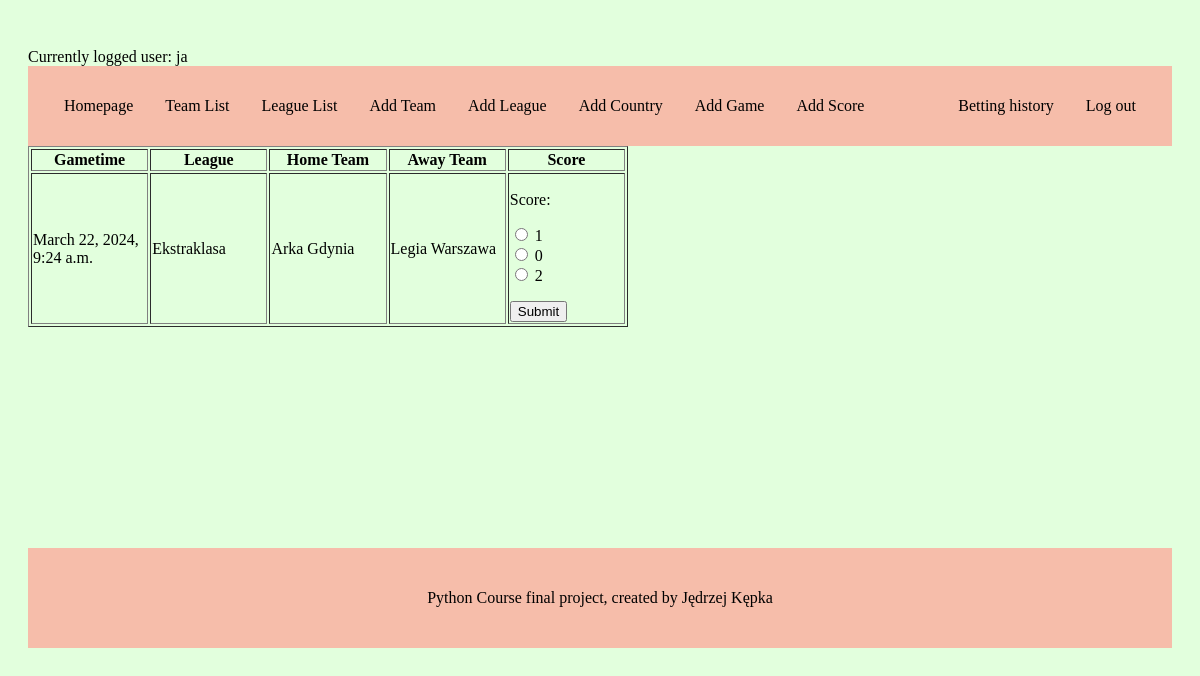
The app's page /addscore/ (signed in) with its own data.
### bettingApp/models.py (models this page shows, shortened)
class Game(models.Model):
    league = models.ForeignKey(League, default=None, on_delete=models.CASCADE)
    homeTeam = models.ForeignKey(Team, default=1, related_name='home_games', on_delete=models.CASCADE)
    awayTeam = models.ForeignKey(Team, default=2, related_name='away_games', on_delete=models.CASCADE)
    gametime = models.DateTimeField(null=True, blank=True)
    score = models.IntegerField(choices=CHOICES, default=None, null=True, blank=True)

class League(models.Model):
    name = models.CharField(max_length=50)
    country = models.ForeignKey(Country, default=None, on_delete=models.CASCADE)

class Team(models.Model):
    name = models.CharField(max_length=50)
    league = models.ManyToManyField(League)

### bettingApp/views.py (the view, shortened to what this page needs)
# urls.py: path("addscore/", views.AddScoreToGameView.as_view(), name="addscore"),
class AddScoreToGameView(UserPassesTestMixin, View):
    def test_func(self):
        user = self.request.user
        is_staff = User.objects.filter(is_staff=True)
        return user in is_staff
    def get(self, request):
        games = Game.objects.filter(score=None).order_by('gametime')
        form = ScoreForm()
        return render(request, 'addscore.html', {'games': games, 'form':form})

### bettingApp/forms.py
class ScoreForm(forms.ModelForm):
    def __init__(self, *args, **kwargs):
        super().__init__(*args, **kwargs)
        self.fields['score'].choices = [(value, label) for value, label in self.fields['score'].choices if value or value == 0]
    class Meta:
        model = Game
        fields = ['score']
        widgets = {
            'score': forms.RadioSelect()
        }

### templates/addscore.html (shortened to what this page needs)
{% extends 'base.html' %}
{% block content %}
    <table border="1" width="600">
        <tr>
            <th width="20%" height="10px">Gametime</th>
            <th width="20%" height="10px">League</th>
            <th width="20%" height="10px">Home Team</th>
            <th width="20%" height="10px">Away Team</th>
            <th width="20%" height="10px">Score</th>
        </tr>
        {% for game in games %}
            <tr>
                <td height="30px">{{ game.gametime }}</td>
                <td height="30px">{{ game.league.name }}</td>
                <td height="30px">{{ game.homeTeam.name }}</td>
                <td height="30px">{{ game.awayTeam.name }}</td>
                <td height="30px"><form method="post">
                    {{ form.as_p }}
                    <input type="submit" value="Submit">
                </form></td>
            </tr>
        {% endfor %}
    </table>
{% endblock %}

### templates/base.html (shortened to what this page needs)
<!DOCTYPE html>
{% load static %}
<html lang="en">
<head>
    <link href="{% static 'superview2.css' %}" rel="stylesheet">
</head>
<body class="container">
{% if user.is_authenticated %}
    Currently logged user: {{ user.username }}
{% endif %}
<div class="header">
    <ul class="nav">
        <li class="nav"><a href={% url 'home' %}>Homepage</a></li>
        <li class="nav"><a href={% url 'teamlist' %}>Team List</a></li>
        <li class="nav"><a href={% url 'leaguelist' %}>League List</a></li>
        {% if user.is_staff == True %}
        <li class="nav"><a href={% url 'addteam' %}>Add Team</a></li>
        <li class="nav"><a href={% url 'addleague' %}>Add League</a></li>
        <li class="nav"><a href={% url 'addcountry' %}>Add Country</a></li>
        <li class="nav"><a href={% url 'addgame' %}>Add Game</a></li>
        <li class="nav"><a href={% url 'addscore' %}>Add Score</a></li>
        {% endif %}
    </ul>
    <ul class="nav">
        {% if user.is_authenticated %}
            <li class="nav"><a href="{% url 'userview' %}">Betting history</a></li>
            <li class="nav"><a href="{% url 'logout' %}">Log out</a> </li>
        {% else %}
            <li class="nav"><a href="{% url 'createuser' %}">Create new user</a> </li>
            <li class="nav"><a href="{% url 'login' %}">Log in</a> </li>
        {% endif %}
    </ul>
</div>
<div class="cont">{% block content %} {% endblock %}</div>
<div class="footer">{{ data }} Python Course final project, created by Jędrzej Kępka </div>
</body>
</html>

### bettingApp/static/superview2.css (style rules this page uses)
ul.nav { list-style-type: none; margin: 0; padding: 0; overflow: hidden; background-color: #f6bdaa; }
li.nav { float: left; }
li.nav a { display: block; color: #000; text-align: center; padding: 14px 16px; text-decoration: none; transition: background-color 0.3s; }
.header { height: 40px; background-color: #f6bdaa; display: flex; justify-content: space-between; align-items: center; padding: 20px; }
.footer { height: 100px; text-align: center; background-color: #f6bdaa; line-height: 100px; margin-top: auto; }
.container { display: flex; flex-direction: column; min-height: calc(100vh - 200px); background-color: rgba(213, 255, 205, 0.68); padding: 40px 20px; }

### records on screen
Game: gametime "March 22, 2024, 9:24 a.m.", league.name "Ekstraklasa", homeTeam.name "Arka Gdynia", awayTeam.name "Legia Warszawa"

### other values on screen
{{ user.username }} "ja"
